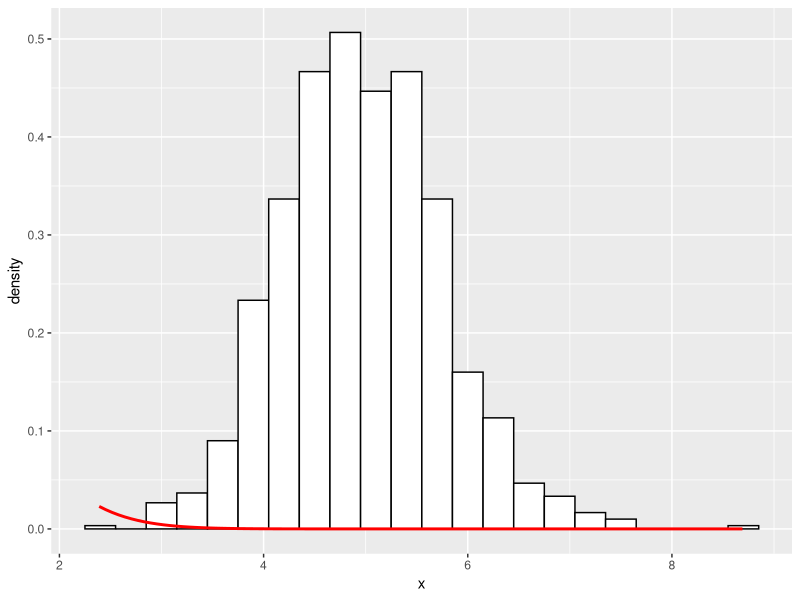

The R script that drew this image:
## ---- chunk 1
library(ggplot2)
lambda <- 0.2
miu <- 1/lambda
stdDev <- 1/lambda
numExponentials <- 40
numSimulations <- 1:1000

# we're dealing with random data, so always set seed to make it reproducible.
set.seed(909)

# obtains the mean of running rexp with 40 exponentials and given lambda
cfunc <- function(v) {mean(rexp(numExponentials, lambda))}

#  for each entry in array of size 1000, run the function
mns = NULL
for (i in 1 : 1000) mns = c(mns, mean(cfunc()))

dat <- data.frame(x = mns)

## ---- chunk 2
miu
## ---- chunk 3
mean(dat$x)
## ---- chunk 4
miu/sqrt(numExponentials)
## ---- chunk 5
var(dat$x)
## ---- chunk 6
g <- ggplot(dat, aes(x = x)) + geom_histogram(binwidth=.3, colour = "black", fill="white", aes(y = ..density..)) 
g <- g + stat_function(fun = dnorm, arg=list( mean= miu, sd=sd(dat$x) ), color="red", size=1)

g
## ---- chunk 7
data(ToothGrowth)
## ---- chunk 8
str(ToothGrowth)
summary(ToothGrowth)
head(ToothGrowth)
